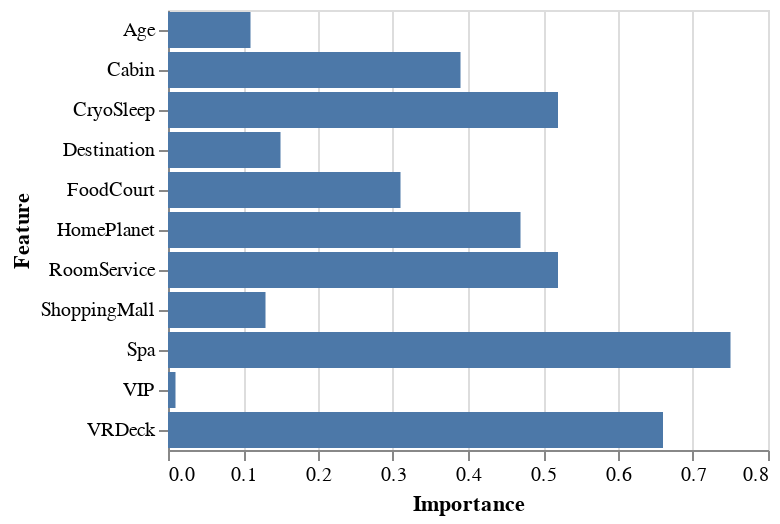

The code cell stored with this chart in its notebook:
### Code cell
agent_chain.run("visualize the importance of each feature by plotting a chart using the library altair,don't save it and show the chart using the function chart.display() instead of chart.show().")

### Figure 1 — Vega-Lite specification as saved in the notebook (floating-point values rounded to 4 significant figures)
{"config": {"view": {"continuousWidth": 300, "continuousHeight": 300}}, "data": {"name": "data-6ff1b58a035fd967ca219a195699c4b8"}, "mark": {"type": "bar"}, "encoding": {"x": {"field": "Importance", "type": "quantitative"}, "y": {"field": "Feature", "type": "nominal"}}, "$schema": "https://vega.github.io/schema/vega-lite/v5.8.0.json", "datasets": {"data-6ff1b58a035fd967ca219a195699c4b8": [{"Feature": "HomePlanet", "Importance": 0.47}, {"Feature": "CryoSleep", "Importance": 0.52}, {"Feature": "Cabin", "Importance": 0.39}, {"Feature": "Destination", "Importance": 0.15}, {"Feature": "Age", "Importance": 0.11}, {"Feature": "VIP", "Importance": 0.01}, {"Feature": "RoomService", "Importance": 0.52}, {"Feature": "FoodCourt", "Importance": 0.31}, {"Feature": "ShoppingMall", "Importance": 0.13}, {"Feature": "Spa", "Importance": 0.75}, {"Feature": "VRDeck", "Importance": 0.66}]}}
